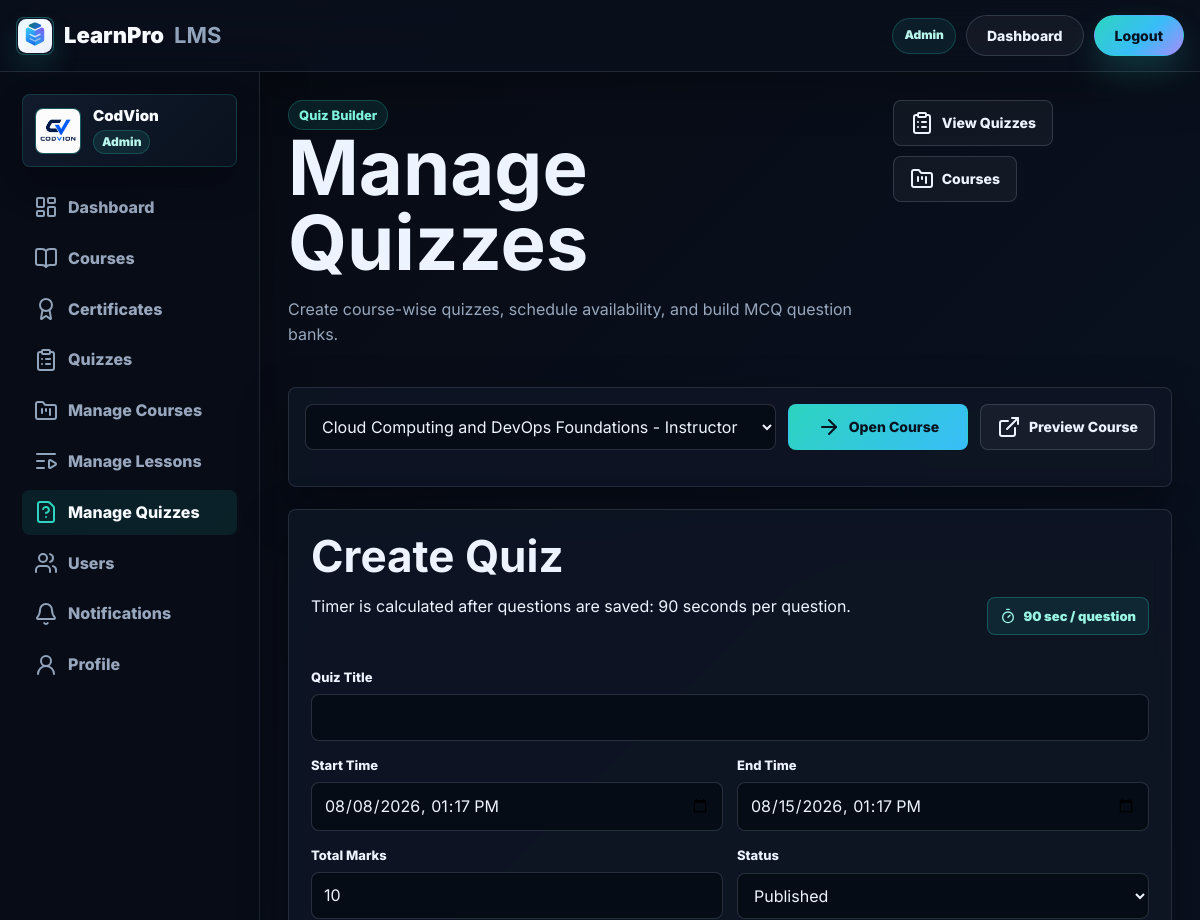
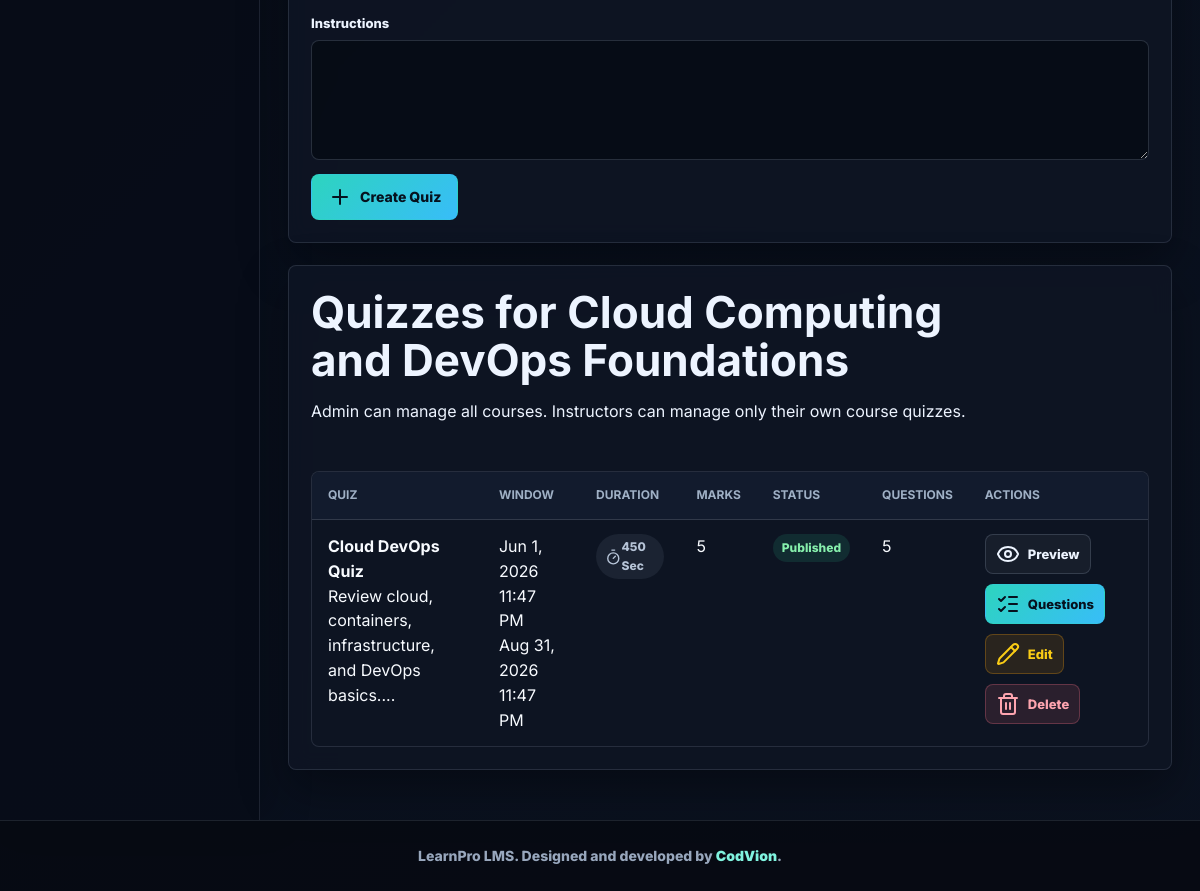
The app's page /manage_quizzes.php (signed in) with its own data (2 pictures, top to bottom).
### tables this page shows
CREATE TABLE `courses` (
  `id` int(10) unsigned NOT NULL AUTO_INCREMENT,
  `title` varchar(180) NOT NULL,
  `category` varchar(90) NOT NULL,
  `level` enum('Beginner','Intermediate','Advanced') NOT NULL DEFAULT 'Beginner',
  `duration` varchar(60) NOT NULL,
  `price` decimal(10,2) NOT NULL DEFAULT 0.00,
  `cover_image` varchar(500) NOT NULL,
  `description` text NOT NULL,
  `status` enum('draft','published','archived') NOT NULL DEFAULT 'draft',
  `instructor_id` int(10) unsigned NOT NULL,
  `created_at` timestamp NOT NULL DEFAULT current_timestamp(),
  `updated_at` timestamp NULL DEFAULT NULL ON UPDATE current_timestamp(),
  PRIMARY KEY (`id`),
  KEY `idx_courses_instructor` (`instructor_id`),
  KEY `idx_courses_status` (`status`),
  CONSTRAINT `fk_courses_instructor` FOREIGN KEY (`instructor_id`) REFERENCES `login_system` (`id`) ON DELETE CASCADE
);

CREATE TABLE `quizzes` (
  `id` int(10) unsigned NOT NULL AUTO_INCREMENT,
  `course_id` int(10) unsigned NOT NULL,
  `title` varchar(180) NOT NULL,
  `instructions` text NOT NULL,
  `start_time` datetime NOT NULL,
  `end_time` datetime NOT NULL,
  `duration_seconds` int(10) unsigned NOT NULL DEFAULT 0,
  `total_marks` int(10) unsigned NOT NULL DEFAULT 10,
  `status` enum('draft','published') NOT NULL DEFAULT 'published',
  `created_at` timestamp NOT NULL DEFAULT current_timestamp(),
  `updated_at` timestamp NULL DEFAULT NULL ON UPDATE current_timestamp(),
  PRIMARY KEY (`id`),
  KEY `idx_quizzes_window` (`start_time`,`end_time`),
  KEY `idx_quizzes_course` (`course_id`),
  CONSTRAINT `fk_quizzes_course` FOREIGN KEY (`course_id`) REFERENCES `courses` (`id`) ON DELETE CASCADE
);

### manage_quizzes.php (the view, shortened to what this page needs)
<?php
require_once 'config.php';
$user_id = (int) $_SESSION['user_id'];
$role = $_SESSION['role'];
$quizzes = [];
$selected_course = null;
$edit_quiz = null;
$selected_course_id = (int) ($_GET['course_id'] ?? 0);
$seconds_per_question = 90;
$quiz_title = '';
$quiz_instructions = '';
$quiz_start_time = date('Y-m-d\TH:i');
$quiz_end_time = date('Y-m-d\TH:i', strtotime('+7 days'));
$quiz_total_marks = '10';
$quiz_status = 'published';
if ($role === 'admin') {
    $stmt = $conn->prepare('SELECT c.*, u.full_name AS instructor_name FROM courses c INNER JOIN login_system u ON c.instructor_id = u.id ORDER BY c.title ASC');
    $stmt->execute();
} else {
    $stmt = $conn->prepare('SELECT c.*, u.full_name AS instructor_name FROM courses c INNER JOIN login_system u ON c.instructor_id = u.id WHERE c.instructor_id = ? ORDER BY c.title ASC');
    $stmt->execute([$user_id]);
}
$courses = $stmt->fetchAll();
if ($selected_course_id === 0 && count($courses) > 0) {
    $selected_course_id = (int) $courses[0]['id'];
}
if ($selected_course_id > 0) {
    $stmt = $conn->prepare('SELECT * FROM courses WHERE id = ?');
    $stmt->execute([$selected_course_id]);
    if ($stmt->rowCount() > 0) {
        $selected_course = $stmt->fetch();
    }
}
if ($selected_course_id > 0) {
    $stmt = $conn->prepare('SELECT q.*, (SELECT COUNT(*) FROM quiz_questions qq WHERE qq.quiz_id = q.id) AS question_count FROM quizzes q WHERE q.course_id = ? ORDER BY q.created_at DESC, q.id DESC');
    $stmt->execute([$selected_course_id]);
    $quizzes = $stmt->fetchAll();
}
?>
<!doctype html>
<html lang="en">
<head>
    <link rel="stylesheet" href="assets/css/style.css">
</head>
<body>
    <?php include 'partials/learnpro-header.php'; ?>
    <div class="app-layout">
        <aside class="sidebar">
            <?php include 'partials/sidebar-profile.php'; ?>
            <nav class="side-links">
                <a href="dashboard.php"><i data-lucide="layout-dashboard"></i> Dashboard</a>
                <a href="courses.php"><i data-lucide="book-open"></i> Courses</a>
                <a href="certificates.php"><i data-lucide="award"></i> Certificates</a>
                <a href="quizzes.php"><i data-lucide="clipboard-list"></i> Quizzes</a>
                <a href="manage_courses.php"><i data-lucide="folder-kanban"></i> Manage Courses</a>
                <a href="manage_lessons.php"><i data-lucide="list-video"></i> Manage Lessons</a>
                <a class="active" href="manage_quizzes.php"><i data-lucide="file-question"></i> Manage Quizzes</a>
                <?php if ($role === 'admin'): ?>
                    <a href="users.php"><i data-lucide="users"></i> Users</a>
                <?php endif; ?>
                <a href="notifications.php"><i data-lucide="bell"></i> Notifications</a>
                <a href="profile.php"><i data-lucide="user-round"></i> Profile</a>
            </nav>
        </aside>
        <main class="page-main">
            <section class="page-top">
                <div>
                    <span class="eyebrow">Quiz Builder</span>
                    <h1>Manage Quizzes</h1>
                    <p>Create course-wise quizzes, schedule availability, and build MCQ question banks.</p>
                </div>
                <div class="actions">
                    <a class="btn" href="quizzes.php"><i data-lucide="clipboard-list"></i> View Quizzes</a>
                    <a class="btn" href="manage_courses.php"><i data-lucide="folder-kanban"></i> Courses</a>
                </div>
            </section>
            <?php if (count($courses) === 0): ?>
                <div class="empty-state">
                    <p>Create a course before adding quizzes.</p>
                    <a class="btn primary" href="manage_courses.php"><i data-lucide="plus"></i> Create Course</a>
                </div>
            <?php else: ?>
                <section class="panel slim">
                    <form method="get" action="manage_quizzes.php" class="search-panel">
                        <div class="field">
                            <select name="course_id">
                                <?php foreach ($courses as $course): ?>
                                    <option value="<?php echo (int) $course['id']; ?>" <?php echo $selected_course_id === (int) $course['id'] ? 'selected' : ''; ?>>
                                        <?php echo htmlspecialchars($course['title'], ENT_QUOTES, 'UTF-8'); ?> - <?php echo htmlspecialchars($course['instructor_name'], ENT_QUOTES, 'UTF-8'); ?>
                                    </option>
                                <?php endforeach; ?>
                            </select>
                        </div>
                        <button class="btn primary" type="submit"><i data-lucide="arrow-right"></i> Open Course</button>
                        <a class="btn" href="course.php?id=<?php echo (int) $selected_course_id; ?>"><i data-lucide="external-link"></i> Preview Course</a>
                    </form>
                </section>
                <section class="panel quiz-main-form-panel">
                    <div class="section-head">
                        <div>
                            <h2><?php echo $edit_quiz ? 'Update Quiz' : 'Create Quiz'; ?></h2>
                            <p>Timer is calculated after questions are saved: 90 seconds per question.</p>
                        </div>
                        <span class="quiz-duration-badge"><i data-lucide="timer"></i> 90 sec / question</span>
                    </div>
                    <form method="post" action="manage_quizzes.php?course_id=<?php echo (int) $selected_course_id; ?><?php echo $edit_quiz ? '&edit=' . (int) $edit_quiz['id'] : ''; ?>" class="form-grid">
                        <div class="field full">
                            <label for="title">Quiz Title</label>
                            <input id="title" type="text" name="title" value="<?php echo htmlspecialchars($quiz_title, ENT_QUOTES, 'UTF-8'); ?>" required>
                        </div>
                        <div class="field">
                            <label for="start_time">Start Time</label>
                            <input id="start_time" type="datetime-local" name="start_time" value="<?php echo htmlspecialchars($quiz_start_time, ENT_QUOTES, 'UTF-8'); ?>" required>
                        </div>
                        <div class="field">
                            <label for="end_time">End Time</label>
                            <input id="end_time" type="datetime-local" name="end_time" value="<?php echo htmlspecialchars($quiz_end_time, ENT_QUOTES, 'UTF-8'); ?>" required>
                        </div>
                        <div class="field">
                            <label for="total_marks">Total Marks</label>
                            <input id="total_marks" type="number" min="1" name="total_marks" value="<?php echo htmlspecialchars($quiz_total_marks, ENT_QUOTES, 'UTF-8'); ?>" required>
                        </div>
                        <div class="field">
                            <label for="status">Status</label>
                            <select id="status" name="status">
                                <option value="published" <?php echo $quiz_status === 'published' ? 'selected' : ''; ?>>Published</option>
                            </select>
                        </div>
                        <div class="field full">
                            <label for="instructions">Instructions</label>
                            <textarea id="instructions" name="instructions" required><?php echo htmlspecialchars($quiz_instructions, ENT_QUOTES, 'UTF-8'); ?></textarea>
                        </div>
                        <div class="field full">
                            <div class="form-actions">
                                <button class="btn primary" type="submit"><i data-lucide="<?php echo $edit_quiz ? 'save' : 'plus'; ?>"></i> <?php echo $edit_quiz ? 'Update Quiz' : 'Create Quiz'; ?></button>
                            </div>
                        </div>
                    </form>
                </section>
                <section class="panel">
                    <div class="section-head">
                        <div>
                            <h2>Quizzes for <?php echo htmlspecialchars($selected_course['title'] ?? 'Selected Course', ENT_QUOTES, 'UTF-8'); ?></h2>
                            <p>Admin can manage all courses. Instructors can manage only their own course quizzes.</p>
                        </div>
                    </div>
                    <?php if (count($quizzes) > 0): ?>
                        <div class="table-shell">
                            <div class="table-scroll">
                                <table>
                                    <thead>
                                        <tr>
                                            <th>Quiz</th>
                                            <th>Window</th>
                                            <th>Duration</th>
                                            <th>Marks</th>
                                            <th>Status</th>
                                            <th>Questions</th>
                                            <th>Actions</th>
                                        </tr>
                                    </thead>
                                    <tbody>
                                        <?php foreach ($quizzes as $quiz): ?>
                                            <tr>
                                                <td><strong><?php echo htmlspecialchars($quiz['title'], ENT_QUOTES, 'UTF-8'); ?></strong><br><span><?php echo htmlspecialchars(substr($quiz['instructions'], 0, 80), ENT_QUOTES, 'UTF-8'); ?>...</span></td>
                                                <td><?php echo htmlspecialchars(date('M j, Y h:i A', strtotime($quiz['start_time'])), ENT_QUOTES, 'UTF-8'); ?><br><span><?php echo htmlspecialchars(date('M j, Y h:i A', strtotime($quiz['end_time'])), ENT_QUOTES, 'UTF-8'); ?></span></td>
                                                <td><span class="tag"><i data-lucide="timer"></i> <?php echo (int) ((int) $quiz['question_count'] * $seconds_per_question); ?> sec</span></td>
                                                <td><?php echo (int) $quiz['total_marks']; ?></td>
                                                <td><span class="tag <?php echo htmlspecialchars($quiz['status'], ENT_QUOTES, 'UTF-8'); ?>"><?php echo htmlspecialchars($quiz['status'], ENT_QUOTES, 'UTF-8'); ?></span></td>
                                                <td><?php echo (int) $quiz['question_count']; ?></td>
                                                <td>
                                                    <div class="table-actions">
                                                        <a class="btn small" href="quiz.php?id=<?php echo (int) $quiz['id']; ?>"><i data-lucide="eye"></i> Preview</a>
                                                        <a class="btn small primary" href="manage_quiz_questions.php?quiz_id=<?php echo (int) $quiz['id']; ?>"><i data-lucide="list-checks"></i> Questions</a>
                                                        <a class="btn small warning" href="manage_quizzes.php?course_id=<?php echo (int) $selected_course_id; ?>&edit=<?php echo (int) $quiz['id']; ?>"><i data-lucide="pencil"></i> Edit</a>
                                                        <form class="inline-form" method="post" action="manage_quizzes.php?course_id=<?php echo (int) $selected_course_id; ?>" onsubmit="return confirm('Delete this quiz, questions, and attempts?');">
                                                            <button class="btn small danger" type="submit"><i data-lucide="trash-2"></i> Delete</button>
                                                        </form>
                                                    </div>
                                                </td>
                                            </tr>
                                        <?php endforeach; ?>
                                    </tbody>
                                </table>
                            </div>
                        </div>
                    <?php else: ?>
                        <div class="empty-state">
                            <p>No quizzes have been created for this course.</p>
                        </div>
                    <?php endif; ?>
                </section>
            <?php endif; ?>
        </main>
    </div>
    <?php include 'partials/learnpro-footer.php'; ?>
</body>
</html>

### records on screen
courses: title "Cloud Computing and DevOps Foundations"
quizzes: title "Cloud DevOps Quiz", instructions "Review cloud, containers, infrastructure, and DevOps basics.", start_time "Jun 1, 2026 11:47 PM", end_time "Aug 31, 2026 11:47 PM", question_count "450", total_marks "5", status "Published", question_count "5"

### other values on screen
$learnpro_header_role "Admin"
$learnpro_header_plain_text "Dashboard"
$learnpro_header_cta_text "Logout"
$sidebar_profile_name "CodVion"
$sidebar_profile_role "Admin"
form field course_id "Cloud Computing and DevOps Foundations - Instructor"
